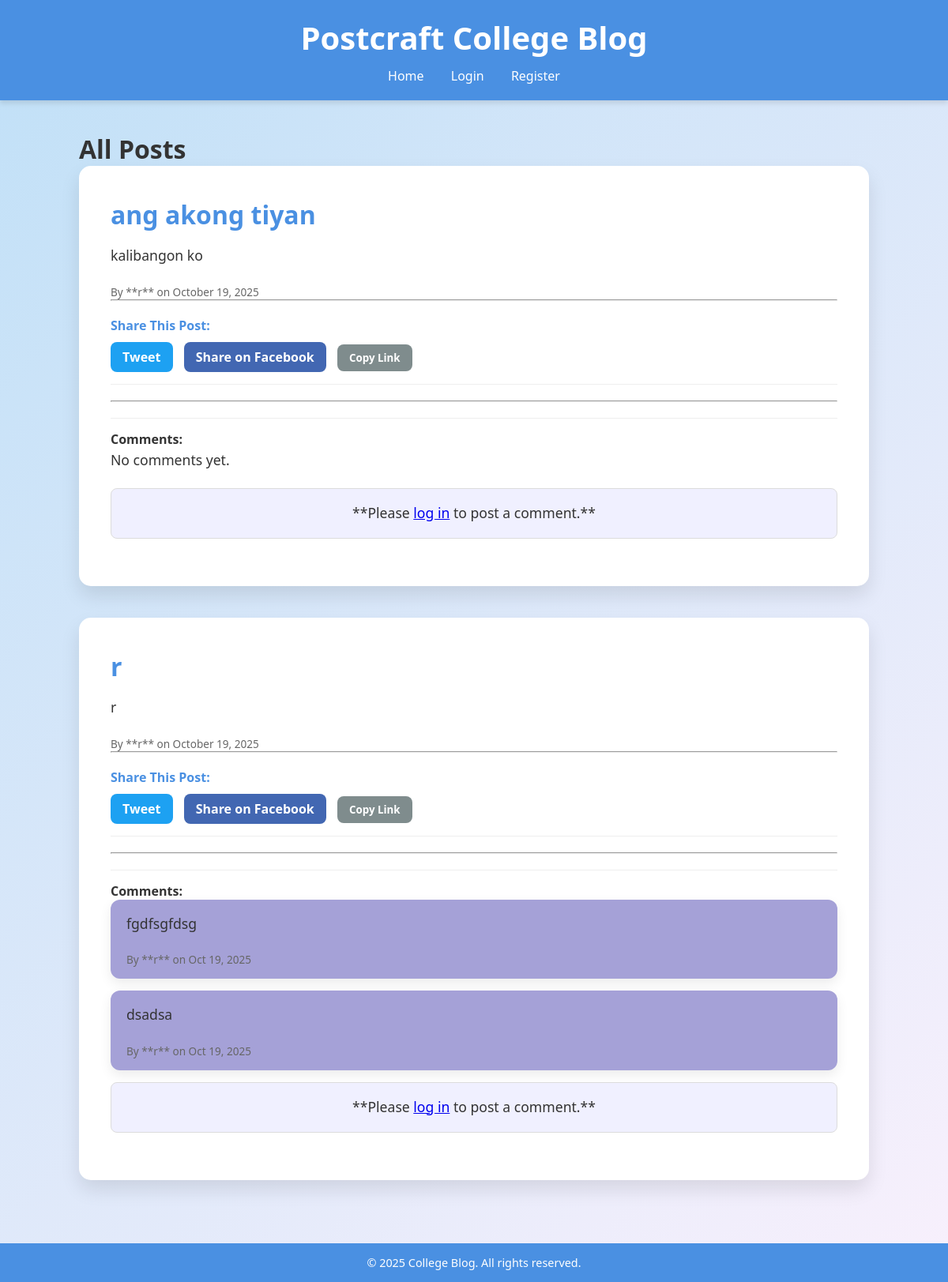
Before: / with the older database file.
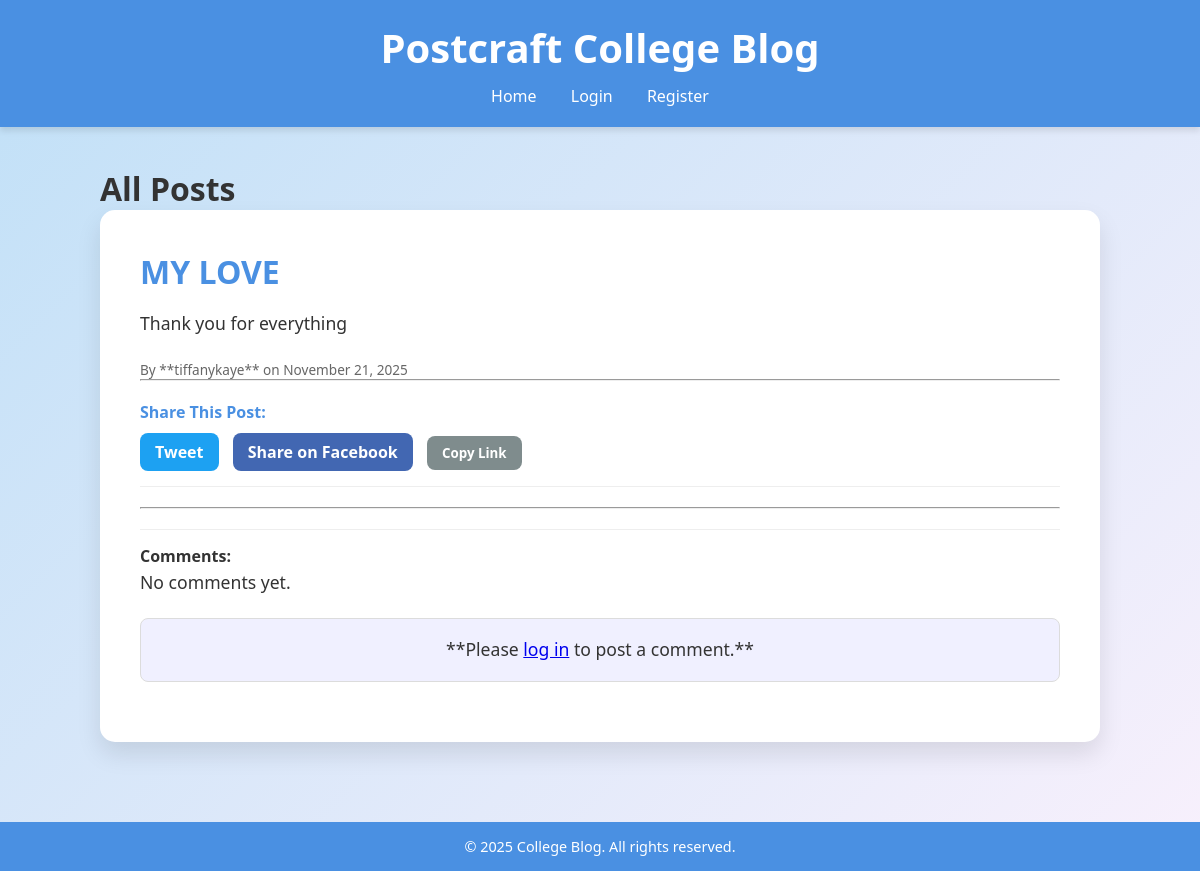
After: the same page with the newer database file.
### app.py (models this page shows)
class Post(db.Model):
    id = db.Column(db.Integer, primary_key=True)
    title = db.Column(db.String(200), nullable=False)
    content = db.Column(db.Text, nullable=False)
    date_posted = db.Column(db.DateTime, default=datetime.utcnow)
    user_id = db.Column(db.Integer, db.ForeignKey('user.id'), nullable=False)
    comments = db.relationship('Comment', backref='post', lazy=True)

class User(UserMixin, db.Model):
    id = db.Column(db.Integer, primary_key=True)
    username = db.Column(db.String(150), unique=True, nullable=False)
    password = db.Column(db.String(200), nullable=False)
    posts = db.relationship('Post', backref='author', lazy=True)
    comments = db.relationship('Comment', backref='commenter', lazy=True)

class Comment(db.Model):
    id = db.Column(db.Integer, primary_key=True)
    content = db.Column(db.Text, nullable=False)
    date_commented = db.Column(db.DateTime, default=datetime.utcnow)
    post_id = db.Column(db.Integer, db.ForeignKey('post.id'), nullable=False)
    user_id = db.Column(db.Integer, db.ForeignKey('user.id'), nullable=False)

### app.py (the view)
@app.route('/')
def index():
    posts = Post.query.order_by(Post.date_posted.desc()).all()
    return render_template('index.html', posts=posts)

### app.py (called while the page is built)
def hash_color(username):
    import hashlib
    hash_object = hashlib.md5(username.encode())
    hex_color = hash_object.hexdigest()[:6]
    r = int(hex_color[0:2], 16)
    g = int(hex_color[2:4], 16)
    b = int(hex_color[4:6], 16)
    r = (r + 255) // 2
    g = (g + 255) // 2
    b = (b + 255) // 2
    return f'rgb({r}, {g}, {b})'

### templates/index.html
{% extends 'base.html' %}
{% block content %}
<div class="post-container">
    <h1>All Posts</h1>
    {% for post in posts %}
    <div class="post-card">
        <h2>{{ post.title }}</h2>
        <p>{{ post.content }}</p>
        <small>By **{{ post.author.username }}** on {{ post.date_posted.strftime('%B %d, %Y') }}</small>
        <hr>
        <div class="share-options">
            <h4>Share This Post:</h4>
            {% set post_url = request.url_root ~ 'post/' ~ post.id %}
            <a href="https://twitter.com/intent/tweet?text={{ post.title|urlencode }}&url={{ post_url|urlencode }}" target="_blank" class="share-link twitter">Tweet</a>
            <a href="https://www.facebook.com/sharer/sharer.php?u={{ post_url|urlencode }}" target="_blank" class="share-link facebook">Share on Facebook</a>
            <button class="share-link copy-link" onclick="copyToClipboard('{{ post_url }}')">Copy Link</button>
        </div>
        <hr>
        <div class="comments-section">
            <h4>Comments:</h4>
            {% if post.comments %}
                {% for comment in post.comments %}
                <div class="comment-card" style="background-color: {{ comment.commenter.username|hash_color }}; color: #333;">
                    <p>{{ comment.content }}</p>
                    <small>By **{{ comment.commenter.username }}** on {{ comment.date_commented.strftime('%b %d, %Y') }}</small>
                </div>
                {% endfor %}
            {% else %}
                <p>No comments yet.</p>
            {% endif %}
            {% if current_user.is_authenticated %}
            <form method="POST" action="{{ url_for('add_comment', post_id=post.id) }}" class="comment-form">
                <textarea name="content" placeholder="Add a comment..." required></textarea>
                <button type="submit">Submit Comment</button>
            </form>
            {% else %}
            <p class="login-prompt">**Please <a href="{{ url_for('login') }}">log in</a> to post a comment.**</p>
            {% endif %}
        </div>
    </div>
    {% endfor %}
</div>
{% endblock %}

### templates/base.html (shortened to what this page needs)
<!DOCTYPE html>
<html lang="en">
<head>
    <link rel="stylesheet" href="{{ url_for('static', filename='style.css') }}">
</head>
<body>
    <header>
        <h1>Postcraft College Blog</h1>
        <nav>
            <a href="{{ url_for('index') }}">Home</a>
            {% if current_user.is_authenticated %}
                <a href="{{ url_for('add_post') }}">Add Post</a>
                <a href="{{ url_for('logout') }}">Logout</a>
            {% else %}
                <a href="{{ url_for('login') }}">Login</a>
                <a href="{{ url_for('register') }}">Register</a>
            {% endif %}
        </nav>
    </header>
    <main>
        {% block content %}{% endblock %}
    </main>
    <footer>
        <p>&copy; 2025 College Blog. All rights reserved.</p>
    </footer>
</body>
</html>

### static/style.css (style rules this page uses)
* { margin: 0; padding: 0; box-sizing: border-box; font-family: 'Segoe UI', Tahoma, Geneva, Verdana, sans-serif; }
body { background: linear-gradient(135deg, #c0e0f7, #f8f0fc); color: #333; min-height: 100vh; display: flex; flex-direction: column; }
header { background-color: #4a90e2; color: white; padding: 20px 0; text-align: center; box-shadow: 0 4px 6px rgba(0,0,0,0.1); }
header h1 { font-size: 2.5rem; margin-bottom: 10px; }
header nav a { color: white; margin: 0 15px; text-decoration: none; font-weight: 500; transition: 0.3s; }
main { flex: 1; display: flex; flex-direction: column; align-items: center; padding: 40px 20px; }
.post-container { width: 100%; max-width: 1000px; }
.post-card { background-color: white; padding: 40px; margin-bottom: 40px; border-radius: 15px; box-shadow: 0 12px 25px rgba(0,0,0,0.1); transition: transform 0.3s, box-shadow 0.3s; }
.post-card h2 { font-size: 2rem; margin-bottom: 15px; color: #4a90e2; }
.post-card p { font-size: 1.1rem; line-height: 1.8; margin-bottom: 20px; }
.post-card small { display: block; font-size: 0.85rem; color: #666; }
.comments-section { margin-top: 20px; padding-top: 15px; border-top: 1px solid #eee; }
.share-options { margin: 20px 0; padding-bottom: 15px; border-bottom: 1px solid #eee; }
.share-options h4 { margin-bottom: 10px; color: #4a90e2; }
.share-link { display: inline-block; padding: 8px 15px; margin-right: 10px; border-radius: 8px; text-decoration: none; font-weight: 600; cursor: pointer; transition: 0.3s; }
.twitter { background-color: #1DA1F2; color: white; }
.facebook { background-color: #4267B2; color: white; }
.copy-link { background-color: #7f8c8d; color: white; border: none; }
.login-prompt { padding: 15px; background-color: #f0f0ff; border: 1px solid #dcdcdc; border-radius: 8px; text-align: center; font-weight: 500; margin-top: 15px; }
footer { background-color: #4a90e2; color: white; text-align: center; padding: 15px 0; font-size: 0.9rem; margin-top: auto; }

Changed rows visible on the page:
removed Post: title "ang akong tiyan", content "kalibangon ko", author.username "r", date_posted "October 19, 2025", shows "No comments yet."
removed Post: title "r", content "r", author.username "r", date_posted "October 19, 2025"
removed Comment: content "fgdfsgfdsg", commenter.username "r", date_commented "Oct 19, 2025"
removed Comment: content "dsadsa", commenter.username "r", date_commented "Oct 19, 2025"
added Post: title "MY LOVE", content "Thank you for everything", author.username "tiffanykaye", date_posted "November 21, 2025", shows "No comments yet."
